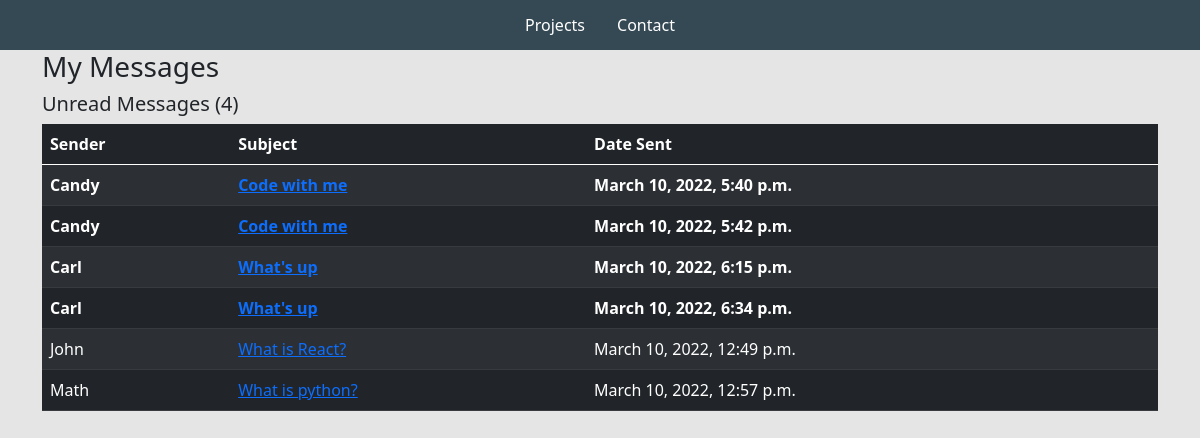
Screenshot of /inbox/ with the database file from the repository.
### base/models.py (models this page shows, shortened)
class Message(models.Model):
    name = models.CharField(max_length=200, null=True)
    email = models.CharField(max_length=200, null=True)
    subject = models.CharField(max_length=200, null=True)
    body = models.TextField()
    is_read = models.BooleanField(default=False)
    created = models.DateTimeField(auto_now_add=True)
    id = models.UUIDField(default=uuid.uuid4,  unique=True,
                          primary_key=True, editable=False)

### base/views.py (the view)
# urls.py: path('inbox/', views.inboxPage, name="inbox"),
def inboxPage(request):
    inbox = Message.objects.all().order_by('is_read')
    unreadCount = Message.objects.filter(is_read=False).count()
    context = {'inbox': inbox, 'unreadCount': unreadCount}
    return render(request, 'base/inbox.html', context)

### base/templates/base/inbox.html
{% extends 'base/main.html' %}
{% load static %}
{% block content %}
<div class="container">
    <h3>My Messages</h3>
    <h5>Unread Messages ({{unreadCount}})</h5>
    <table class="table table-dark table-striped">
        <thead>
            <tr>
                <th>Sender</th>
                <th>Subject</th>
                <th>Date Sent</th>
            </tr>
        </thead>
        <tbody>
            {% for message in inbox %}
            {% if message.is_read %}
            <tr>
                {% else %}
            <tr style="font-weight: 900;">
                {% endif %}
                <td>{{message.name}}</td>
                <td><a href="{% url 'message' message.id %}">{{message.subject}}</a></td>
                <td>{{message.created}}</td>
            </tr>
            {% endfor %}
        </tbody>
    </table>
</div>
{% endblock content %}

### static/styles/main.css (style rules this page uses)
body { background-color: #E5E5E5; }

### rows the page displays
Message: name "Candy", subject "Code with me", created "March 10, 2022, 5:40 p.m."
Message: name "Candy", subject "Code with me", created "March 10, 2022, 5:42 p.m."
Message: name "Carl", subject "What's up", created "March 10, 2022, 6:15 p.m."
Message: name "Carl", subject "What's up", created "March 10, 2022, 6:34 p.m."
Message: name "John", subject "What is React?", created "March 10, 2022, 12:49 p.m."
Message: name "Math", subject "What is python?", created "March 10, 2022, 12:57 p.m."

### other values shown
{{ unreadCount }} "4"
